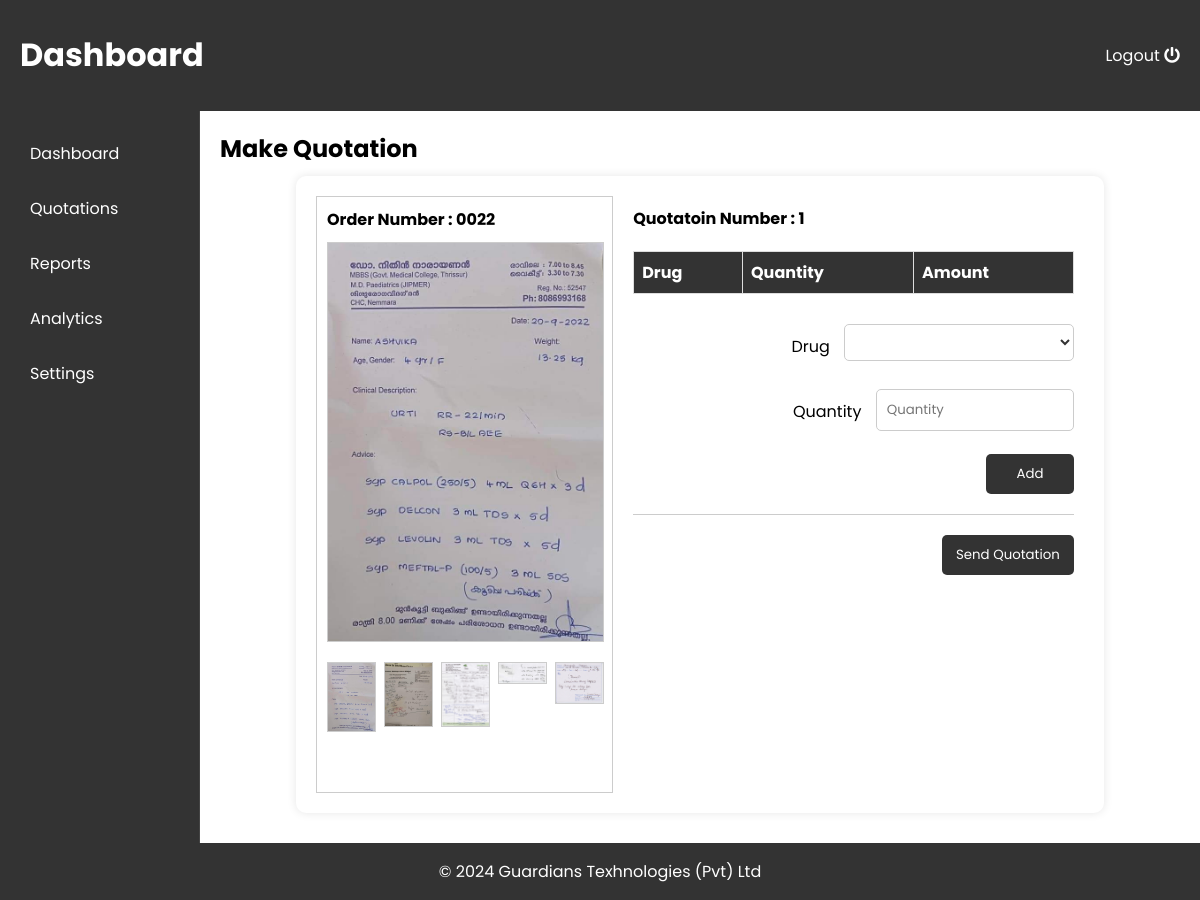
The page /quotation.php?id=22 on the database its author committed.
### tables this page shows
CREATE TABLE `orders` (
  `order_id` int(11) NOT NULL,
  `fullname` varchar(255) DEFAULT NULL,
  `address` varchar(255) DEFAULT NULL,
  `phone` varchar(20) DEFAULT NULL,
  `order_by` varchar(255) DEFAULT NULL,
  `order_date` timestamp NOT NULL DEFAULT current_timestamp(),
  `status` varchar(10) DEFAULT NULL,
  `img1` varchar(255) DEFAULT NULL,
  `img2` varchar(255) DEFAULT NULL,
  `img3` varchar(255) DEFAULT NULL,
  `img4` varchar(255) DEFAULT NULL,
  `img5` varchar(255) DEFAULT NULL,
  `note1` varchar(255) DEFAULT NULL,
  `note2` varchar(255) DEFAULT NULL,
  `note3` varchar(255) DEFAULT NULL,
  `note4` varchar(255) DEFAULT NULL,
  `note5` varchar(255) DEFAULT NULL,
  `pres_number` int(11) NOT NULL,
  `email_status` tinyint(1) NOT NULL
);

### quotation.php (the view, shortened to what this page needs)
<?php
    require 'config/dbconfig.php';
?>
<!DOCTYPE html>
<html lang="en">
<head>
  <link href="https://cdnjs.cloudflare.com/ajax/libs/font-awesome/5.15.4/css/all.min.css" rel="stylesheet">
  <link rel="stylesheet" href="style/style.css">
</head>
<body>
<div class="wrapper">
  <header>
     <h1>Dashboard</h1>
     <a id="logout" href="config/logout.php">Logout <i class="fa fa-power-off" aria-hidden="true"></i></a>
  </header>
  <div class="menu">
    <?php require 'mastermenu.php'?>
  </div>
  <div class="content">
    <h2 style="margin-bottom:10px; margin-top:0px">Make Quotation</h2>
    <?php
        $orderID = $_GET['id'];
        $sql = "SELECT `order_id`, `fullname`, `address`, `phone`, `order_date`, `status`, `img1`, `img2`, `img3`, `img4`, `img5`, `note1`, `note2`, `note3`, `note4`, `note5` FROM `orders` WHERE order_id = $orderID";
        $result = $conn->query($sql);
        if ($result->num_rows > 0) {
            $row = $result->fetch_assoc();
            ?>
    <div class="container" style="max-width:80%; display: grid; grid-template-columns: 40% 60%;">
    <div id="form-container" style="display: grid; grid-template-rows: repeat(5, auto); gap: 10px; border: 1px solid #ccc;  ; padding:10px; margin-right:10px;">
    <div style="font-weight:bold">Order Number : <span id="orderNum"><?php echo str_pad($row["order_id"], 4, '0', STR_PAD_LEFT);?></span></div>
        <div class="main-image center-align">
            <img id="mainImage" src="customer/uploads/<?php echo $row['img1'];?>" alt="Main Image" style="border: 1px solid #ccc;">
            <div class="image-list" style="display: grid; grid-template-columns: repeat(5, 1fr); gap: 10px;">
                <?php if (!empty($row['img1'])): ?>
                    <img src="customer/uploads/<?php echo $row['img1'];?>" alt="Image 1" onclick="changeImageAndForm('<?php echo $row['img1'];?>','1')">
                <?php endif; ?>
                <?php if (!empty($row['img2'])): ?>
                    <img src="customer/uploads/<?php echo $row['img2'];?>" alt="Image 2" onclick="changeImageAndForm('<?php echo $row['img2'];?>','2')">
                <?php endif; ?>
                <?php if (!empty($row['img3'])): ?>
                    <img src="customer/uploads/<?php echo $row['img3'];?>" alt="Image 3" onclick="changeImageAndForm('<?php echo $row['img3'];?>','3')">
                <?php endif; ?>
                <?php if (!empty($row['img4'])): ?>
                    <img src="customer/uploads/<?php echo $row['img4'];?>" alt="Image 4" onclick="changeImageAndForm('<?php echo $row['img4'];?>','4')">
                <?php endif; ?>
                <?php if (!empty($row['img5'])): ?>
                    <img src="customer/uploads/<?php echo $row['img5'];?>" alt="Image 5" onclick="changeImageAndForm('<?php echo $row['img5'];?>','5')">
                <?php endif; ?>
            </div>
        </div>
    </div>
    <div id="form-container" style="display: grid; grid-template-rows: repeat(5, auto); gap: 10px; padding:10px">
        <div><b>Quotatoin Number : <span id="quotation_Number">1</span></b></div>
        <table style="margin-bottom: 20px; width:100%;">
            <thead>
                <tr>
                    <th>Drug</th>
                    <th>Quantity</th>
                    <th>Amount</th>
                </tr>
            </thead>
        </table>
        <form id="form1" action="config/submit_prescription_details.php" style="display: block; border-bottom: 1px solid #ccc; margin-bottom:10px">
            <div class="form-group right-align">
                <label for="drug1">Drug</label>
                <select name="drug1" id="drug" class="selectDrug">
                    <option value=""></option>
                    <?php
                    $sql = "SELECT drug_id, price, drug_name FROM drugs";
                    $result = mysqli_query($conn, $sql);
                        if (mysqli_num_rows($result) > 0) {
                            while ($row = mysqli_fetch_assoc($result)) {
                                echo '<option value="' . $row["drug_id"] . '">' . $row["drug_name"] . ' | Rs.' . $row["price"] . '</option>';
                            }
                        } else {
                            echo '<option value="">No drugs found</option>';
                        }
                    ?>
                </select>
            </div>
            <div class="form-group right-align">
                <label for="">Quantity</label>
                <input type="number" id="qty" name="qty1" placeholder="Quantity" style="width:40%">
            </div>
            <div class="form-group right-align">
                <input type="submit" value="Add" style="width: 20%;">
            </div>
        </form>
        <form id="quotation_button" method="POST" action="config/sendQuotation.php">
            <div class="form-group right-align" style="margin-bottom:5px;">
                <input type="submit" value="Send Quotation" style="width: 30%;">
            </div>
        </form>
    </div>
</div>
<?php }
 ?>
  </div>
  <footer>
    <p>&copy; 2024 Guardians Texhnologies (Pvt) Ltd</p>
  </footer>
</div>
</body>
</html>

### style/style.css (style rules this page uses)
.wrapper { display: grid; grid-template-columns: 200px 1fr; grid-template-rows: auto 1fr auto; min-height: 100vh; }
header { grid-column: 1 / -1; background-color: #333; color: #fff; padding: 10px 20px; display: flex; justify-content: space-between; align-items: center; }
footer { grid-column: 1 / -1; background-color: #333; color: #fff; text-align: center; }
.menu { background-color: #333; color: #fff; padding: 20px; border-right: 1px solid #444; }
.content { grid-column: 2 / -1; padding: 20px; }
#logout { text-decoration: none; color: white; }
table { border-collapse: collapse; max-width: 100%; margin: 10px auto; background-color: #fff; border: 1px solid #ddd; }
th, td { border: 1px solid #ddd; padding: 8px; text-align: left; }
th { background-color: #333; color: #fff; }
.container { display: flex; justify-content: space-between; align-items: flex-start; max-width: 800px; margin: 20px auto; }
.image-list img { width: 100%; cursor: pointer; margin-bottom: 10px; }
.main-image { width: 100%; }
.main-image img { width: 100%; display: block; margin-bottom: 20px; }
.container { max-width: 80%; margin: 10px auto; padding: 20px; border-radius: 10px; background-color: #fff; box-shadow: 0 0 10px rgba(0,0,0,0.1); }
.form-group { margin-bottom: 20px; text-align: center; font-family: "Poppins", sans-serif; }
.form-group input[type="text"], .form-group input[type="number"], .form-group input[type="email"], .form-group input[type="password"] { width: 90%; padding: 10px; border: 1px solid #ccc; border-radius: 5px; outline: none; font-family: "Poppins", sans-serif; }
.form-group input[type="submit"] { width: 95%; padding: 10px; border: none; border-radius: 5px; background-color: #333; color: #fff; cursor: pointer; outline: none; font-family: "Poppins", sans-serif; }
.form-group label { width: 80px; display: inline-block; vertical-align: top; margin-right: 20px; margin: 10px; }
.right-align { text-align: right; }
.center-align { text-align: center; }
.image-list { display: flex; }
.image-list img { margin-right: 1px; cursor: pointer; }
.image-list img { border: 1px solid #ccc; cursor: pointer; width: 100%; }
.selectDrug { width: 230px; padding: 8px; font-size: 16px; border: 1px solid #ccc; border-radius: 5px; background-color: #fff; color: #333; }
.selectDrug option { padding: 8px; font-size: 16px; color: #333; }

### quotation.php (style rules this page uses)
body { font-family: "Poppins", sans-serif; margin: 0; padding: 0; }

### rows shown on the page
orders: order_id "0022", img1 (picture), img2 (picture), img3 (picture), img4 (picture), img5 (picture)

### other values the page prints
$menuItem['title'] "Dashboard"
$menuItem['title'] "Quotations"
$menuItem['title'] "Reports"
$menuItem['title'] "Analytics"
$menuItem['title'] "Settings"
